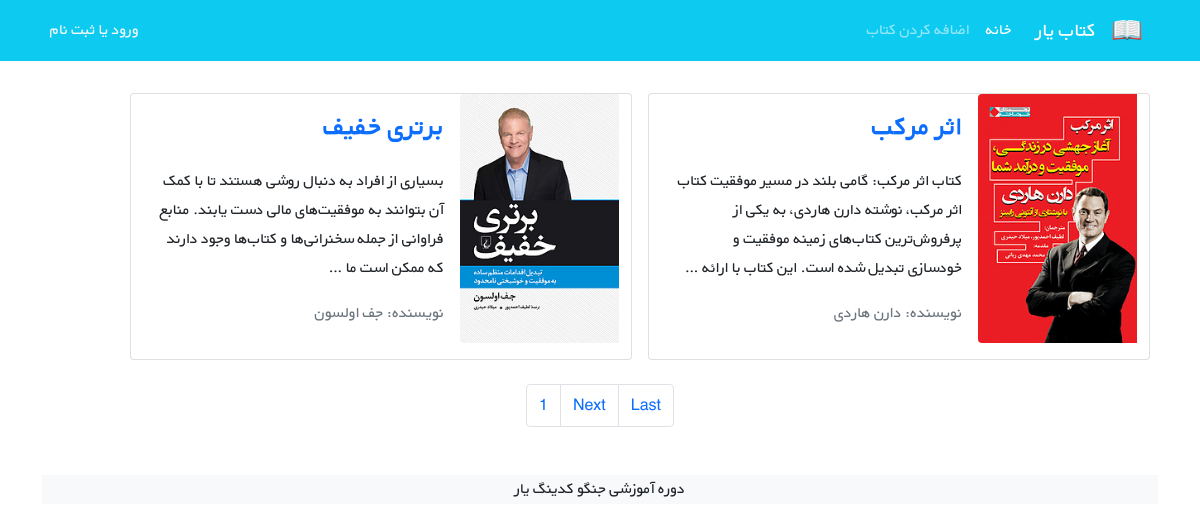
The page /books/ on the database its author committed.
### books/models.py (models this page shows, shortened)
class Book(models.Model):
	title = models.CharField(max_length=200)
	author = models.CharField(max_length=200)
	description = models.TextField()
	price = models.DecimalField(max_digits=5, decimal_places=2)
	cover = models.ImageField(upload_to='covers/', blank=True)
	def get_absolute_url(self):
		return reverse('book_detail', args=[self.id])

### books/views.py (the view)
# urls.py: path('', views.BookListView.as_view(), name='book_list'),
class BookListView(generic.ListView):
	model = Book
	paginate_by = 2
	context_object_name = 'books'
	template_name = 'books/book_list.html'

### templates/books/book_list.html (shortened to what this page needs)
{% extends '_base.html' %}
{% block content %}
    <div class="container mt-4">
        <div class="row flex-row-reverse">
            {% for book in books %}
                <div class="card m-2" style="max-width: 45%">
                    <div class="row g-0 h-100" dir="rtl">
                        <div class="col-md-4">
                            {% if book.cover %}
                                <img src="{{ book.cover.url }}"
                                     class="img-fluid rounded-start" alt="...">
                            {% endif %}
                        </div>
                        <div class="col-md-8 h-100">
                            <div class="d-flex flex-column justify-content-between h-100">
                                <div class="card-body">
                                    <a href="{{ book.get_absolute_url }}"><h3 class="card-title">
                                        <strong>{{ book.title }}</strong></h3></a>
                                    <p class="card-text pt-3">{{ book.description|truncatewords:30 }}</p>
                                    <p class="text-muted">نویسنده: {{ book.author }}</p>
                                </div>
                            </div>
                        </div>
                    </div>
                </div>
            {% endfor %}
        </div>
    </div>
<nav aria-label="Page navigation">
    <ul class="pagination justify-content-center mt-3">
        <li class="page-item"><a class="page-link" href="#">{{ page_obj.number }}</a></li>
        {% if page_obj.has_next %}
        <li class="page-item">
            <a class="page-link" href="?page={{ page_obj.next_page_number }}">Next</a>
        </li>
        <li class="page-item">
            <a class="page-link" href="?page={{ page_obj.paginator.num_pages }}" tabindex="-1">Last</a>
        </li>
        {% endif %}
    </ul>
</nav>
{% endblock content %}

### static/css/style.css (style rules this page uses)
* { font-family: 'BYekan', sans-serif; line-height: 1.8rem; }

### templates/_base.html (style rules this page uses)
a { text-decoration: none; }

### rows shown on the page
Book: cover (picture), title "اثر مرکب", description "کتاب اثر مرکب: گامی بلند در مسیر موفقیت کتاب اثر مرکب، نوشته‌ دارن هاردی، به یکی از پرفروش‌ترین کتاب‌های زمینه‌ موفقیت و خودسازی تبدیل شده است. این کتاب با ارائه‌ …", author "دارن هاردی"
Book: cover (picture), title "برتری خفیف", description "بسیاری از افراد به دنبال روشی هستند تا با کمک آن بتوانند به موفقیت‌های مالی دست یابند. منابع فراوانی از جمله سخنرانی‌ها و کتاب‌ها وجود دارند که ممکن است ما …", author "جف اولسون"

### other values the page prints
{{ page_obj.number }} "1"
